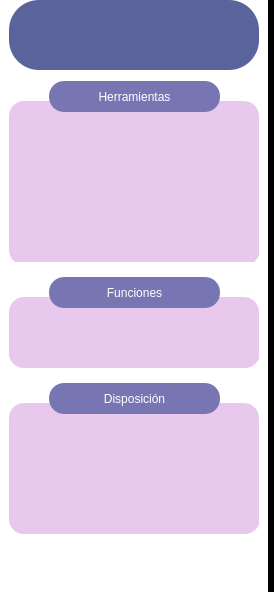
      <widget class="QWidget" name="pantallaVisualizacion">
       <property name="styleSheet">
        <string notr="true">
background-color: rgb(0, 0, 0);</string>
       </property>
       <layout class="QHBoxLayout" name="horizontalLayout_5">
        <property name="leftMargin">
         <number>0</number>
        </property>
        <property name="topMargin">
         <number>0</number>
        </property>
        <property name="rightMargin">
         <number>0</number>
        </property>
        <property name="bottomMargin">
         <number>0</number>
        </property>
        <item>
         <widget class="QFrame" name="frame_2">
          <property name="maximumSize">
           <size>
            <width>270</width>
            <height>16777215</height>
           </size>
          </property>
          <property name="styleSheet">
           <string notr="true">background-color: rgb(255, 255, 255)</string>
          </property>
          <property name="frameShape">
           <enum>QFrame::NoFrame</enum>
          </property>
          <layout class="QVBoxLayout" name="verticalLayout">
           <property name="topMargin">
            <number>0</number>
           </property>
           <item>
            <widget class="QFrame" name="frame_17">
             <property name="minimumSize">
              <size>
               <width>250</width>
               <height>70</height>
              </size>
             </property>
             <property name="maximumSize">
              <size>
               <width>250</width>
               <height>70</height>
              </size>
             </property>
             <property name="styleSheet">
              <string notr="true">background-color: #5A639C;
border-radius: 30px;</string>
             </property>
             <property name="frameShape">
              <enum>QFrame::NoFrame</enum>
             </property>
            </widget>
           </item>
           <item>
            <spacer name="verticalSpacer_2">
             <property name="orientation">
              <enum>Qt::Vertical</enum>
             </property>
             <property name="sizeType">
              <enum>QSizePolicy::Fixed</enum>
             </property>
             <property name="sizeHint" stdset="0">
              <size>
               <width>20</width>
               <height>5</height>
              </size>
             </property>
            </spacer>
           </item>
           <item>
            <widget class="QFrame" name="frame_12">
             <property name="minimumSize">
              <size>
               <width>200</width>
               <height>190</height>
              </size>
             </property>
             <property name="maximumSize">
              <size>
               <width>16777215</width>
               <height>190</height>
              </size>
             </property>
             <property name="styleSheet">
              <string notr="true">background-color: #FFFFFF;

</string>
             </property>
             <property name="frameShape">
              <enum>QFrame::NoFrame</enum>
             </property>
             <widget class="QFrame" name="frame_13">
              <property name="geometry">
               <rect>
                <x>0</x>
                <y>20</y>
                <width>250</width>
                <height>161</height>
               </rect>
              </property>
              <property name="minimumSize">
               <size>
                <width>250</width>
                <height>0</height>
               </size>
              </property>
              <property name="maximumSize">
               <size>
                <width>250</width>
                <height>200</height>
               </size>
              </property>
              <property name="styleSheet">
               <string notr="true">background-color: #E8C9ED;
border-radius: 15px;</string>
              </property>
              <property name="frameShape">
               <enum>QFrame::NoFrame</enum>
              </property>
              <widget class="QWidget" name="gridLayoutWidget">
               <property name="geometry">
                <rect>
                 <x>0</x>
                 <y>10</y>
                 <width>251</width>
                 <height>154</height>
                </rect>
               </property>
               <layout class="QGridLayout" name="gridLayout">
                <property name="leftMargin">
                 <number>5</number>
                </property>
                <property name="topMargin">
                 <number>5</number>
                </property>
                <property name="rightMargin">
                 <number>5</number>
                </property>
                <property name="bottomMargin">
                 <number>5</number>
                </property>
                <property name="horizontalSpacing">
                 <number>0</number>
                </property>
                <item row="0" column="2">
                 <widget class="QPushButton" name="toolButton_filtros">
                  <property name="icon">
                   <iconset>
                    <normaloff>Assets/colorfilter.png</normaloff>Assets/colorfilter.png</iconset>
                  </property>
                  <property name="iconSize">
                   <size>
                    <width>40</width>
                    <height>40</height>
                   </size>
                  </property>
                 </widget>
                </item>
                <item row="0" column="0">
                 <widget class="QPushButton" name="toolButton_regla">
                  <property name="icon">
                   <iconset resource="resources.qrc">
                    <normaloff>:/icons/Assets/ruler.png</normaloff>:/icons/Assets/ruler.png</iconset>
                  </property>
                  <property name="iconSize">
                   <size>
                    <width>40</width>
                    <height>40</height>
                   </size>
                  </property>
                 </widget>
                </item>
                <item row="1" column="0">
                 <widget class="QPushButton" name="toolButton_areaCircular">
                  <property name="icon">
                   <iconset>
                    <normaloff>Assets/Ellipse.png</normaloff>Assets/Ellipse.png</iconset>
                  </property>
                  <property name="iconSize">
                   <size>
                    <width>45</width>
                    <height>45</height>
                   </size>
                  </property>
                 </widget>
                </item>
                <item row="1" column="3">
                 <widget class="QPushButton" name="toolButton_flechas">
                  <property name="icon">
                   <iconset>
                    <normaloff>Assets/Arrow 1.png</normaloff>Assets/Arrow 1.png</iconset>
                  </property>
                  <property name="iconSize">
                   <size>
                    <width>35</width>
                    <height>35</height>
                   </size>
                  </property>
                 </widget>
                </item>
                <item row="0" column="1">
                 <widget class="QPushButton" name="toolButton_dibujoLibre">
                  <property name="icon">
                   <iconset>
                    <normaloff>Assets/freeDraw.png</normaloff>Assets/freeDraw.png</iconset>
                  </property>
                  <property name="iconSize">
                   <size>
                    <width>40</width>
                    <height>40</height>
                   </size>
                  </property>
                 </widget>
                </item>
                <item row="1" column="2">
                 <widget class="QPushButton" name="toolButton_angulos">
                  <property name="icon">
                   <iconset>
                    <normaloff>Assets/Angle.png</normaloff>Assets/Angle.png</iconset>
                  </property>
                  <property name="iconSize">
                   <size>
                    <width>40</width>
                    <height>40</height>
                   </size>
                  </property>
                 </widget>
                </item>
                <item row="2" column="1">
                 <widget class="QPushButton" name="toolButton_descargaImagen">
                  <property name="icon">
                   <iconset>
                    <normaloff>Assets/gallery-import.png</normaloff>Assets/gallery-import.png</iconset>
                  </property>
                  <property name="iconSize">
                   <size>
                    <width>45</width>
                    <height>40</height>
                   </size>
                  </property>
                 </widget>
                </item>
                <item row="2" column="0">
                 <widget class="QPushButton" name="toolButton_borrador">
                  <property name="icon">
                   <iconset>
                    <normaloff>Assets/eraser.png</normaloff>Assets/eraser.png</iconset>
                  </property>
                  <property name="iconSize">
                   <size>
                    <width>45</width>
                    <height>45</height>
                   </size>
                  </property>
                 </widget>
                </item>
                <item row="1" column="1">
                 <widget class="QPushButton" name="toolButton_areaRectangular">
                  <property name="icon">
                   <iconset>
                    <normaloff>Assets/Rectangle 20.png</normaloff>Assets/Rectangle 20.png</iconset>
                  </property>
                  <property name="iconSize">
                   <size>
                    <width>40</width>
                    <height>40</height>
                   </size>
                  </property>
                 </widget>
                </item>
                <item row="0" column="3">
                 <widget class="QPushButton" name="toolButton_escritura">
                  <property name="icon">
                   <iconset>
                    <normaloff>Assets/A.png</normaloff>Assets/A.png</iconset>
                  </property>
                  <property name="iconSize">
                   <size>
                    <width>35</width>
                    <height>35</height>
                   </size>
                  </property>
                 </widget>
                </item>
               </layout>
              </widget>
             </widget>
             <widget class="QLabel" name="label_8">
              <property name="geometry">
               <rect>
                <x>40</x>
                <y>0</y>
                <width>171</width>
                <height>31</height>
               </rect>
              </property>
              <property name="styleSheet">
               <string notr="true">font: 87 16pt &quot;Roboto&quot; &quot;bold&quot;;
background-color: rgb(119, 118, 179);
color:#FFFFFF;
border-radius: 15px;</string>
              </property>
              <property name="text">
               <string>Herramientas</string>
              </property>
              <property name="textFormat">
               <enum>Qt::PlainText</enum>
              </property>
              <property name="alignment">
               <set>Qt::AlignCenter</set>
              </property>
             </widget>
            </widget>
           </item>
           <item>
            <widget class="QFrame" name="frame_14">
             <property name="minimumSize">
              <size>
               <width>250</width>
               <height>100</height>
              </size>
             </property>
             <property name="maximumSize">
              <size>
               <width>16777215</width>
               <height>100</height>
              </size>
             </property>
             <property name="styleSheet">
              <string notr="true">background-color: #FFFFFF;

</string>
             </property>
             <property name="frameShape">
              <enum>QFrame::NoFrame</enum>
             </property>
             <widget class="QFrame" name="frame_16">
              <property name="geometry">
               <rect>
                <x>0</x>
                <y>20</y>
                <width>250</width>
                <height>71</height>
               </rect>
              </property>
              <property name="minimumSize">
               <size>
                <width>0</width>
                <height>0</height>
               </size>
              </property>
              <property name="maximumSize">
               <size>
                <width>250</width>
                <height>200</height>
               </size>
              </property>
              <property name="styleSheet">
               <string notr="true">background-color: #E8C9ED;
border-radius: 15px;</string>
              </property>
              <property name="frameShape">
               <enum>QFrame::NoFrame</enum>
              </property>
              <widget class="QWidget" name="gridLayoutWidget_3">
               <property name="geometry">
                <rect>
                 <x>0</x>
                 <y>10</y>
                 <width>251</width>
                 <height>61</height>
                </rect>
               </property>
               <layout class="QGridLayout" name="gridLayout_3">
                <property name="leftMargin">
                 <number>5</number>
                </property>
                <property name="topMargin">
                 <number>5</number>
                </property>
                <property name="rightMargin">
                 <number>5</number>
                </property>
                <property name="bottomMargin">
                 <number>5</number>
                </property>
                <property name="horizontalSpacing">
                 <number>0</number>
                </property>
                <item row="0" column="2">
                 <widget class="QPushButton" name="functionButton_brillo">
                  <property name="icon">
                   <iconset>
                    <normaloff>Assets/brightness.png</normaloff>Assets/brightness.png</iconset>
                  </property>
                  <property name="iconSize">
                   <size>
                    <width>40</width>
                    <height>40</height>
                   </size>
                  </property>
                 </widget>
                </item>
                <item row="0" column="1">
                 <widget class="QPushButton" name="functionButton_rotacion">
                  <property name="icon">
                   <iconset>
                    <normaloff>Assets/refresh-circle.png</normaloff>Assets/refresh-circle.png</iconset>
                  </property>
                  <property name="iconSize">
                   <size>
                    <width>50</width>
                    <height>50</height>
                   </size>
                  </property>
                 </widget>
                </item>
                <item row="0" column="0">
                 <widget class="QPushButton" name="functionButton_desplazamiento">
                  <property name="icon">
                   <iconset>
                    <normaloff>Assets/displacement.png</normaloff>Assets/displacement.png</iconset>
                  </property>
                  <property name="iconSize">
                   <size>
                    <width>50</width>
                    <height>50</height>
                   </size>
                  </property>
                 </widget>
                </item>
               </layout>
              </widget>
             </widget>
             <widget class="QLabel" name="label_10">
              <property name="geometry">
               <rect>
                <x>40</x>
                <y>0</y>
                <width>171</width>
                <height>31</height>
               </rect>
              </property>
              <property name="styleSheet">
               <string notr="true">font: 87 16pt &quot;Roboto&quot; &quot;bold&quot;;
background-color: rgb(119, 118, 179);
color:#FFFFFF;
border-radius: 15px;</string>
              </property>
              <property name="text">
               <string>Funciones</string>
              </property>
              <property name="textFormat">
               <enum>Qt::PlainText</enum>
              </property>
              <property name="alignment">
               <set>Qt::AlignCenter</set>
              </property>
             </widget>
            </widget>
           </item>
           <item>
            <widget class="QFrame" name="frame_22">
             <property name="minimumSize">
              <size>
               <width>0</width>
               <height>160</height>
              </size>
             </property>
             <property name="maximumSize">
              <size>
               <width>16777215</width>
               <height>225</height>
              </size>
             </property>
             <property name="styleSheet">
              <string notr="true">background-color: #FFFFFF;

</string>
             </property>
             <property name="frameShape">
              <enum>QFrame::NoFrame</enum>
             </property>
             <widget class="QFrame" name="frame_23">
              <property name="geometry">
               <rect>
                <x>0</x>
                <y>20</y>
                <width>250</width>
                <height>131</height>
               </rect>
              </property>
              <property name="minimumSize">
               <size>
                <width>250</width>
                <height>0</height>
               </size>
              </property>
              <property name="maximumSize">
               <size>
                <width>250</width>
                <height>200</height>
               </size>
              </property>
              <property name="styleSheet">
               <string notr="true">background-color: #E8C9ED;
border-radius: 15px;</string>
              </property>
              <property name="frameShape">
               <enum>QFrame::NoFrame</enum>
              </property>
              <widget class="QWidget" name="gridLayoutWidget_7">
               <property name="geometry">
                <rect>
                 <x>0</x>
                 <y>10</y>
                 <width>251</width>
                 <height>121</height>
                </rect>
               </property>
               <layout class="QGridLayout" name="gridLayout_7">
                <property name="leftMargin">
                 <number>5</number>
                </property>
                <property name="topMargin">
                 <number>5</number>
                </property>
                <property name="rightMargin">
                 <number>5</number>
                </property>
                <property name="bottomMargin">
                 <number>5</number>
                </property>
                <property name="horizontalSpacing">
                 <number>0</number>
                </property>
                <item row="1" column="1">
                 <widget class="QPushButton" name="dispositionButton_2x2">
                  <property name="icon">
                   <iconset>
                    <normaloff>Assets/2x2 grid.png</normaloff>Assets/2x2 grid.png</iconset>
                  </property>
                  <property name="iconSize">
                   <size>
                    <width>45</width>
                    <height>45</height>
                   </size>
                  </property>
                 </widget>
                </item>
                <item row="0" column="0">
                 <widget class="QPushButton" name="dispositionButton_1x1">
                  <property name="icon">
                   <iconset>
                    <normaloff>Assets/Rectangle 24.png</normaloff>Assets/Rectangle 24.png</iconset>
                  </property>
                  <property name="iconSize">
                   <size>
                    <width>45</width>
                    <height>45</height>
                   </size>
                  </property>
                 </widget>
                </item>
                <item row="0" column="3">
                 <widget class="QPushButton" name="dispositionButton_2x1">
                  <property name="icon">
                   <iconset>
                    <normaloff>Assets/2x1grid.png</normaloff>Assets/2x1grid.png</iconset>
                  </property>
                  <property name="iconSize">
                   <size>
                    <width>35</width>
                    <height>35</height>
                   </size>
                  </property>
                 </widget>
                </item>
                <item row="0" column="2">
                 <widget class="QPushButton" name="dispositionButton_1x3">
                  <property name="icon">
                   <iconset>
                    <normaloff>Assets/1x3grid.png</normaloff>Assets/1x3grid.png</iconset>
                  </property>
                  <property name="iconSize">
                   <size>
                    <width>40</width>
                    <height>40</height>
                   </size>
                  </property>
                 </widget>
                </item>
                <item row="0" column="1">
                 <widget class="QPushButton" name="dispositionButton_1x2">
                  <property name="icon">
                   <iconset>
                    <normaloff>Assets/1x2grid.png</normaloff>Assets/1x2grid.png</iconset>
                  </property>
                  <property name="iconSize">
                   <size>
                    <width>40</width>
                    <height>40</height>
                   </size>
                  </property>
                 </widget>
                </item>
                <item row="1" column="0">
                 <widget class="QPushButton" name="dispositionButton_1u2d">
                  <property name="icon">
                   <iconset>
                    <normaloff>Assets/1up_2downgrid.png</normaloff>Assets/1up_2downgrid.png</iconset>
                  </property>
                  <property name="iconSize">
                   <size>
                    <width>45</width>
                    <height>45</height>
                   </size>
                  </property>
                 </widget>
                </item>
                <item row="1" column="2">
                 <widget class="QPushButton" name="dispositionButton_1l2r">
                  <property name="icon">
                   <iconset>
                    <normaloff>Assets/1+2grid.png</normaloff>Assets/1+2grid.png</iconset>
                  </property>
                  <property name="iconSize">
                   <size>
                    <width>45</width>
                    <height>45</height>
                   </size>
                  </property>
                 </widget>
                </item>
               </layout>
              </widget>
             </widget>
             <widget class="QLabel" name="label_14">
              <property name="geometry">
               <rect>
                <x>40</x>
                <y>0</y>
                <width>171</width>
                <height>31</height>
               </rect>
              </property>
              <property name="styleSheet">
               <string notr="true">font: 87 16pt &quot;Roboto&quot; &quot;bold&quot;;
background-color: rgb(119, 118, 179);
color:#FFFFFF;
border-radius: 15px;</string>
              </property>
              <property name="text">
               <string>Disposición</string>
              </property>
              <property name="textFormat">
               <enum>Qt::PlainText</enum>
              </property>
              <property name="alignment">
               <set>Qt::AlignCenter</set>
              </property>
             </widget>
            </widget>
           </item>
           <item>
            <spacer name="verticalSpacer">
             <property name="orientation">
              <enum>Qt::Vertical</enum>
             </property>
             <property name="sizeHint" stdset="0">
              <size>
               <width>20</width>
               <height>40</height>
              </size>
             </property>
            </spacer>
           </item>
          </layout>
         </widget>
        </item>
        <item>
         <widget class="QFrame" name="frame_3">
          <property name="frameShape">
           <enum>QFrame::StyledPanel</enum>
          </property>
          <property name="frameShadow">
           <enum>QFrame::Raised</enum>
          </property>
         </widget>
        </item>
       </layout>
      </widget>
